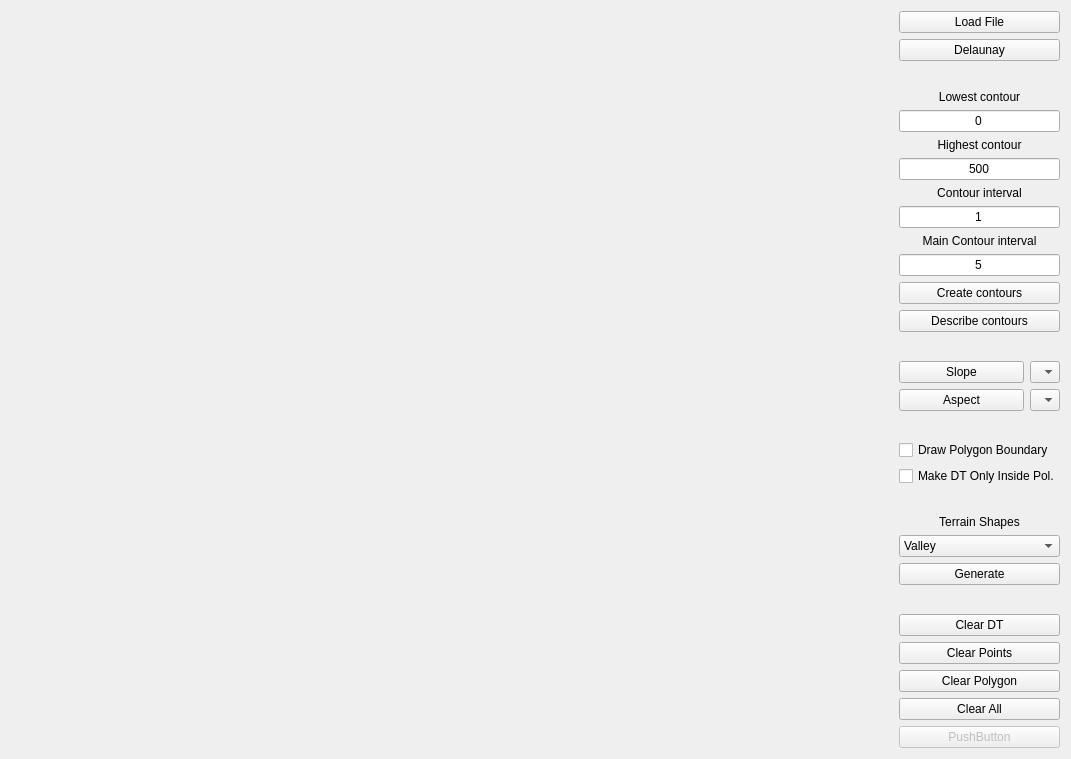
<?xml version="1.0" encoding="UTF-8"?>
<ui version="4.0">
 <class>Widget</class>
 <widget class="QWidget" name="Widget">
  <property name="geometry">
   <rect>
    <x>0</x>
    <y>0</y>
    <width>1071</width>
    <height>759</height>
   </rect>
  </property>
  <property name="windowTitle">
   <string>DTM</string>
  </property>
  <layout class="QHBoxLayout" name="horizontalLayout">
   <item>
    <widget class="Draw" name="Canvas" native="true">
     <property name="sizePolicy">
      <sizepolicy hsizetype="Preferred" vsizetype="Preferred">
       <horstretch>1</horstretch>
       <verstretch>1</verstretch>
      </sizepolicy>
     </property>
    </widget>
   </item>
   <item>
    <layout class="QVBoxLayout" name="verticalLayout">
     <item>
      <widget class="QPushButton" name="pushButton_load_file">
       <property name="text">
        <string>Load File</string>
       </property>
      </widget>
     </item>
     <item>
      <widget class="QPushButton" name="pushButton">
       <property name="text">
        <string>Delaunay</string>
       </property>
      </widget>
     </item>
     <item>
      <layout class="QVBoxLayout" name="verticalLayout_2"/>
     </item>
     <item>
      <spacer name="verticalSpacer_3">
       <property name="orientation">
        <enum>Qt::Vertical</enum>
       </property>
       <property name="sizeHint" stdset="0">
        <size>
         <width>20</width>
         <height>40</height>
        </size>
       </property>
      </spacer>
     </item>
     <item>
      <widget class="QLabel" name="label">
       <property name="text">
        <string>Lowest contour</string>
       </property>
       <property name="alignment">
        <set>Qt::AlignCenter</set>
       </property>
      </widget>
     </item>
     <item>
      <widget class="QLineEdit" name="lineEdit">
       <property name="text">
        <string>0</string>
       </property>
       <property name="alignment">
        <set>Qt::AlignCenter</set>
       </property>
      </widget>
     </item>
     <item>
      <widget class="QLabel" name="label_2">
       <property name="text">
        <string>Highest contour</string>
       </property>
       <property name="alignment">
        <set>Qt::AlignCenter</set>
       </property>
      </widget>
     </item>
     <item>
      <widget class="QLineEdit" name="lineEdit_2">
       <property name="text">
        <string>500</string>
       </property>
       <property name="alignment">
        <set>Qt::AlignCenter</set>
       </property>
      </widget>
     </item>
     <item>
      <widget class="QLabel" name="label_3">
       <property name="text">
        <string>Contour interval</string>
       </property>
       <property name="alignment">
        <set>Qt::AlignCenter</set>
       </property>
      </widget>
     </item>
     <item>
      <widget class="QLineEdit" name="lineEdit_3">
       <property name="text">
        <string>1</string>
       </property>
       <property name="alignment">
        <set>Qt::AlignCenter</set>
       </property>
      </widget>
     </item>
     <item>
      <widget class="QLabel" name="label_4">
       <property name="text">
        <string>Main Contour interval</string>
       </property>
       <property name="alignment">
        <set>Qt::AlignCenter</set>
       </property>
      </widget>
     </item>
     <item>
      <widget class="QLineEdit" name="lineEdit_4">
       <property name="text">
        <string>5</string>
       </property>
       <property name="alignment">
        <set>Qt::AlignCenter</set>
       </property>
      </widget>
     </item>
     <item>
      <widget class="QPushButton" name="pushButton_4">
       <property name="text">
        <string>Create contours</string>
       </property>
      </widget>
     </item>
     <item>
      <widget class="QPushButton" name="pushButton_7">
       <property name="text">
        <string>Describe contours</string>
       </property>
      </widget>
     </item>
     <item>
      <spacer name="verticalSpacer">
       <property name="orientation">
        <enum>Qt::Vertical</enum>
       </property>
       <property name="sizeHint" stdset="0">
        <size>
         <width>20</width>
         <height>40</height>
        </size>
       </property>
      </spacer>
     </item>
     <item>
      <layout class="QHBoxLayout" name="horizontalLayout_2">
       <item>
        <widget class="QPushButton" name="pushButton_slope">
         <property name="sizePolicy">
          <sizepolicy hsizetype="Minimum" vsizetype="Fixed">
           <horstretch>0</horstretch>
           <verstretch>0</verstretch>
          </sizepolicy>
         </property>
         <property name="minimumSize">
          <size>
           <width>0</width>
           <height>0</height>
          </size>
         </property>
         <property name="text">
          <string>Slope</string>
         </property>
        </widget>
       </item>
       <item>
        <widget class="QComboBox" name="comboBox_2">
         <property name="maximumSize">
          <size>
           <width>30</width>
           <height>16777215</height>
          </size>
         </property>
        </widget>
       </item>
      </layout>
     </item>
     <item>
      <layout class="QHBoxLayout" name="horizontalLayout_3">
       <item>
        <widget class="QPushButton" name="pushButton_aspect">
         <property name="text">
          <string>Aspect</string>
         </property>
        </widget>
       </item>
       <item>
        <widget class="QComboBox" name="comboBox_3">
         <property name="maximumSize">
          <size>
           <width>30</width>
           <height>16777215</height>
          </size>
         </property>
        </widget>
       </item>
      </layout>
     </item>
     <item>
      <spacer name="verticalSpacer_5">
       <property name="orientation">
        <enum>Qt::Vertical</enum>
       </property>
       <property name="sizeHint" stdset="0">
        <size>
         <width>20</width>
         <height>40</height>
        </size>
       </property>
      </spacer>
     </item>
     <item>
      <widget class="QCheckBox" name="checkBox">
       <property name="text">
        <string>Draw Polygon Boundary</string>
       </property>
      </widget>
     </item>
     <item>
      <widget class="QCheckBox" name="checkBox_2">
       <property name="text">
        <string>Make DT Only Inside Pol.</string>
       </property>
      </widget>
     </item>
     <item>
      <spacer name="verticalSpacer_4">
       <property name="orientation">
        <enum>Qt::Vertical</enum>
       </property>
       <property name="sizeHint" stdset="0">
        <size>
         <width>20</width>
         <height>40</height>
        </size>
       </property>
      </spacer>
     </item>
     <item>
      <widget class="QLabel" name="label_5">
       <property name="text">
        <string>Terrain Shapes</string>
       </property>
       <property name="alignment">
        <set>Qt::AlignCenter</set>
       </property>
      </widget>
     </item>
     <item>
      <widget class="QComboBox" name="comboBox">
       <item>
        <property name="text">
         <string>Valley</string>
        </property>
       </item>
       <item>
        <property name="text">
         <string>Hill</string>
        </property>
       </item>
       <item>
        <property name="text">
         <string>Ridge</string>
        </property>
       </item>
       <item>
        <property name="text">
         <string>Saddle</string>
        </property>
       </item>
       <item>
        <property name="text">
         <string>Volcano</string>
        </property>
       </item>
      </widget>
     </item>
     <item>
      <widget class="QPushButton" name="pushButton_5">
       <property name="text">
        <string>Generate</string>
       </property>
      </widget>
     </item>
     <item>
      <spacer name="verticalSpacer_2">
       <property name="orientation">
        <enum>Qt::Vertical</enum>
       </property>
       <property name="sizeHint" stdset="0">
        <size>
         <width>20</width>
         <height>40</height>
        </size>
       </property>
      </spacer>
     </item>
     <item>
      <widget class="QPushButton" name="pushButton_6">
       <property name="text">
        <string>Clear DT</string>
       </property>
      </widget>
     </item>
     <item>
      <widget class="QPushButton" name="pushButton_2">
       <property name="text">
        <string>Clear Points</string>
       </property>
      </widget>
     </item>
     <item>
      <widget class="QPushButton" name="pushButton_cl_polygon">
       <property name="text">
        <string>Clear Polygon</string>
       </property>
      </widget>
     </item>
     <item>
      <widget class="QPushButton" name="pushButton_3">
       <property name="text">
        <string>Clear All</string>
       </property>
      </widget>
     </item>
     <item>
      <widget class="QPushButton" name="pushButton_hyps">
       <property name="enabled">
        <bool>false</bool>
       </property>
       <property name="text">
        <string>PushButton</string>
       </property>
      </widget>
     </item>
    </layout>
   </item>
  </layout>
 </widget>
 <customwidgets>
  <customwidget>
   <class>Draw</class>
   <extends>QWidget</extends>
   <header>draw.h</header>
   <container>1</container>
  </customwidget>
 </customwidgets>
 <resources/>
 <connections/>
</ui>
